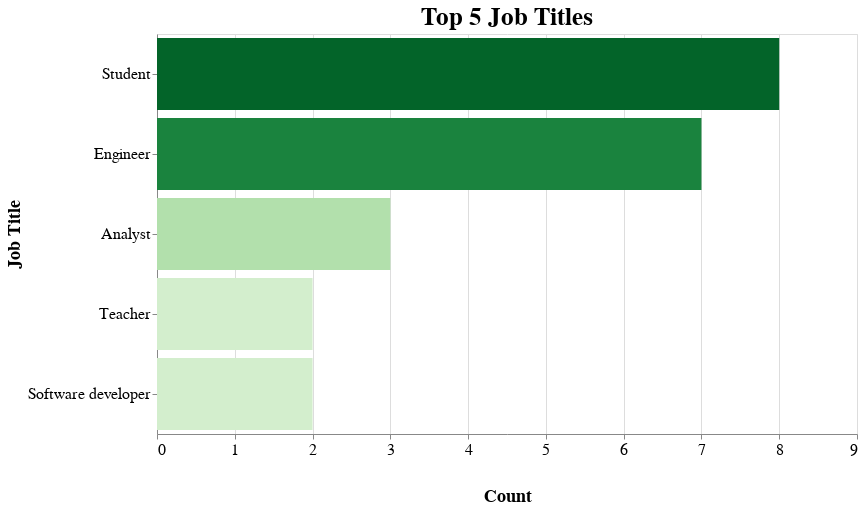

The code cell stored with this chart in its notebook:
### Markdown cell above
### Top 5

### Code cell
job_counts = df['Job Title'].value_counts().head(5).reset_index()
job_counts.columns = ['Job Title', 'Count']

job_chart = alt.Chart(job_counts).mark_bar().encode(
    x=alt.X(
        'Count:Q', 
        axis=alt.Axis(
            titlePadding=30,
            tickCount=job_counts['Count'].max(),
            tickMinStep=1 
        ),
        scale=alt.Scale(domain=[0, job_counts['Count'].max() + 1]) 
    ),
    y=alt.Y('Job Title:N', sort='-x'),
    tooltip=['Job Title', 'Count'],
    color=alt.Color('Count:Q', scale=alt.Scale(scheme='greens'), legend=None)
).properties(
    width=700,
    height=400,
    title='Top 5 Job Titles'
).configure_axis(
    labelFontSize=16,
    titleFontSize=18
).configure_title(
    fontSize=25
)

job_chart

### Figure 1 — Vega-Lite specification as saved in the notebook (floating-point values rounded to 4 significant figures)
{"config": {"view": {"continuousWidth": 300, "continuousHeight": 300}, "axis": {"labelFontSize": 16, "titleFontSize": 18}, "title": {"fontSize": 25}}, "data": {"name": "data-e429966e75cb0327f3f7434d540f0859"}, "mark": {"type": "bar"}, "encoding": {"color": {"field": "Count", "legend": null, "scale": {"scheme": "greens"}, "type": "quantitative"}, "tooltip": [{"field": "Job Title", "type": "nominal"}, {"field": "Count", "type": "quantitative"}], "x": {"axis": {"tickCount": 8.0, "tickMinStep": 1, "titlePadding": 30}, "field": "Count", "scale": {"domain": [0, 9.0]}, "type": "quantitative"}, "y": {"field": "Job Title", "sort": "-x", "type": "nominal"}}, "height": 400, "title": "Top 5 Job Titles", "width": 700, "$schema": "https://vega.github.io/schema/vega-lite/v5.17.0.json", "datasets": {"data-e429966e75cb0327f3f7434d540f0859": [{"Job Title": "Student", "Count": 8}, {"Job Title": "Engineer", "Count": 7}, {"Job Title": "Analyst", "Count": 3}, {"Job Title": "Teacher", "Count": 2}, {"Job Title": "Software developer", "Count": 2}]}}
